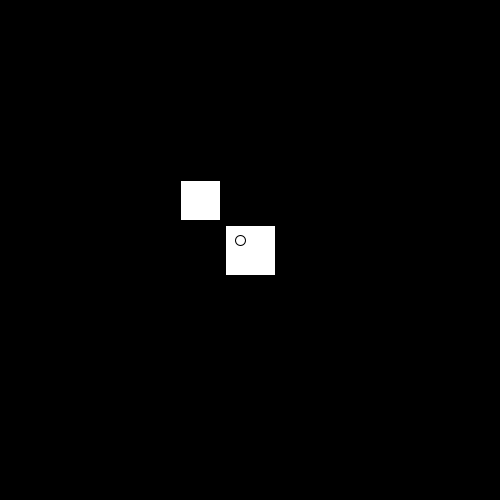
Frame 1 (no input)
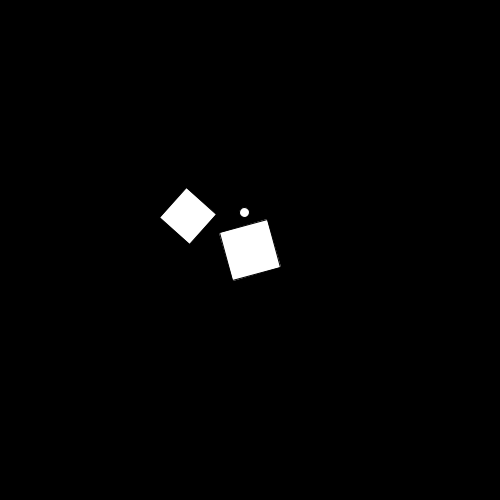
Frame 60 (the mouse pressed at the canvas centre just before this capture)
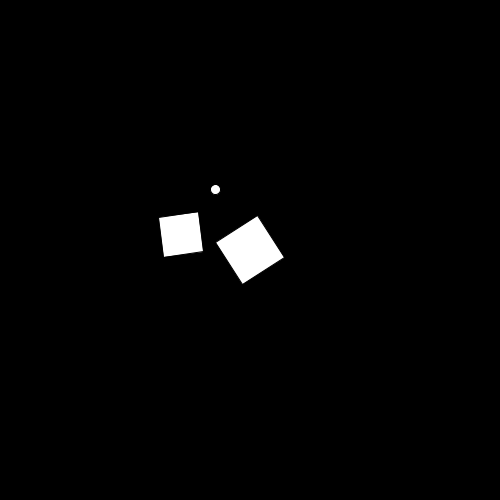
Frame 120 (the mouse held since frame 60 and released just before this capture)

The Processing sketch that drew these frames (run headless with seeded random() and noise(); from frame 60 on, the mouse is pressed at the canvas centre):

// Processing sketch: week7_reviewSession_transformations
// ── week7_reviewSession_transformations.pde
//transformations: translate, scale, rotate
int r = 0;

void setup() {
  size(500, 500);
}

void draw() {
  rectMode(CENTER);
  background(0);
  pushMatrix();
  translate(width*.5, height*.5);
  //rotate(frameCount/3); 
  r++;
  rotate(r/10);
  rect(0, 0, 50, 50);

  //nested pushMatrix
  pushMatrix();
  translate(-50, -50);
  rotate(frameCount/5);
  rect(0, 0, 40, 40);

  //one more nested pushMatrix
  pushMatrix();
  translate(40, 40);
  rotate(r/2);
  ellipse(0, 0, 10, 10);
  popMatrix();

  popMatrix();

  popMatrix();
}
